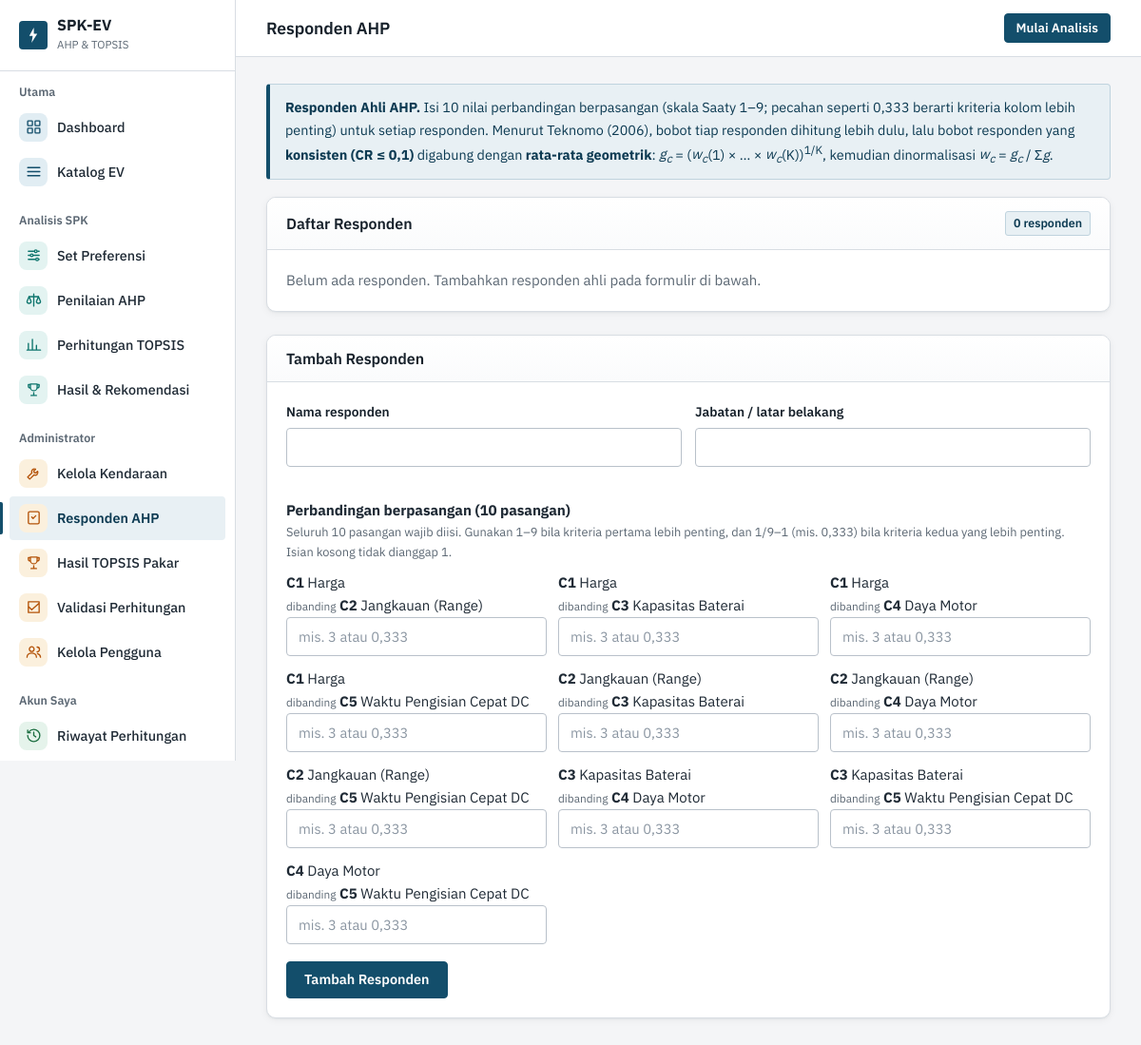
Screenshot of /pages/responden.php (signed in) with the database file from the repository.
### tables this page shows
CREATE TABLE IF NOT EXISTS kriteria (
    id              INT AUTO_INCREMENT PRIMARY KEY,
    kode            VARCHAR(10)  UNIQUE NOT NULL,
    nama            VARCHAR(100) NOT NULL,
    kolom_db        VARCHAR(60)  NOT NULL,
    tipe            ENUM('benefit','cost') NOT NULL DEFAULT 'benefit',
    bobot_default   DECIMAL(6,4) DEFAULT 0.2000,
    satuan          VARCHAR(20),
    deskripsi       TEXT,
    aktif           TINYINT(1) DEFAULT 1
);

### includes/functions.php (called while the page is built, shortened)
<?php
function clean($val) {
    return htmlspecialchars(trim((string)$val), ENT_QUOTES, 'UTF-8');
}
function fetchAll($sql, $params = [], $types = '') {
    $conn = db();
    if (empty($params)) {
        $res = $conn->query($sql);
        return $res ? $res->fetch_all(MYSQLI_ASSOC) : [];
    }
    $stmt = $conn->prepare($sql);
    $stmt->bind_param($types, ...$params);
    $stmt->execute();
    return $stmt->get_result()->fetch_all(MYSQLI_ASSOC);
}
function getKriteria($aktifSaja = true) {
    $where = $aktifSaja ? 'WHERE aktif = 1' : '';
    return fetchAll("SELECT * FROM kriteria $where ORDER BY kode ASC");
}
function bobotPakar() {
    $p = pakarHitung(false);
    if (!$p['K']) return null;
    $kode = $p['kode']; $n = count($kode); $bobot = $p['bobot'];
    $crMaks = 0.0;
    $mat = [];
    return ['K' => $p['K'], 'kode' => $kode, 'geo' => $p['geo'], 'bobot' => $bobot, 'cr_maks' => $crMaks, 'matriks' => $mat,
            'hasil' => ['bobot' => $bobot, 'CR' => $crMaks, 'CI' => null, 'lambda_max' => null]];
}
?>

### includes/pakar.php (called while the page is built, shortened)
<?php
require_once __DIR__ . '/functions.php';
function pakarHitung(bool $denganTopsis = true): array {
    $kr   = getKriteria();
    $kode = array_column($kr, 'kode');
    $out  = ['kode' => $kode, 'tipe' => array_column($kr, 'tipe'), 'responden' => [], 'K' => 0,
             'geo' => null, 'bobot' => null, 'topsis' => null];
    if ($out['K'] === 0) return $out;
    $geo = [];
    $tot = array_sum($geo);
    $out['geo']   = $geo;
    $out['bobot'] = array_map(fn($g) => $g / $tot, $geo);
    return $out;
}

### pages/responden.php (the view, shortened to what this page needs)
<?php
require_once __DIR__ . '/../includes/functions.php';
$kriteria  = getKriteria();
$n         = count($kriteria);
$pasangan = [];
for ($i = 0; $i < $n; $i++) for ($j = $i + 1; $j < $n; $j++) $pasangan[] = [$i, $j];
$errForm = []; $posted = []; $idEdit = 0;
$responden = fetchAll("SELECT * FROM responden_ahp ORDER BY id");
$edit = null;
$pakar = bobotPakar();
include __DIR__ . '/../includes/header.php';
include __DIR__ . '/../includes/navbar.php';
?>
<div class="info-box fade-up">
  <strong>Responden Ahli AHP.</strong>
  Isi 10 nilai perbandingan berpasangan (skala Saaty 1–9; pecahan seperti 0,333 berarti kriteria kolom lebih penting) untuk setiap responden.
  Menurut Teknomo (2006), bobot tiap responden dihitung lebih dulu, lalu bobot responden yang <strong>konsisten (CR ≤ 0,1)</strong>
  digabung dengan <strong>rata-rata geometrik</strong>: <em>g<sub>c</sub></em> = (<em>w<sub>c</sub></em>(1) × … × <em>w<sub>c</sub></em>(K))<sup>1/K</sup>,
  kemudian dinormalisasi <em>w<sub>c</sub></em> = <em>g<sub>c</sub></em> / Σ<em>g</em>.
</div>
<div class="card fade-up mb-4">
  <div class="card-header"><h3>Daftar Responden</h3><span class="badge badge-blue"><?= count($responden) ?> responden</span></div>
  <div class="card-body">
  <?php if ($responden): ?>
    <div class="table-wrap"><table>
      <thead><tr><th>#</th><th>Nama</th><th>Jabatan</th><th>CR</th><th>Status</th><th>Aksi</th></tr></thead>
      <tbody>
      <?php foreach ($responden as $r): ?>
        <tr>
          <td><?= (int)$r['id'] ?></td>
          <td><strong><?= clean($r['nama']) ?></strong></td>
          <td><?= clean($r['jabatan'] ?? '') ?></td>
          <td><?= formatAngka($r['cr'], 4) ?></td>
          <td><?= $r['konsisten'] ? '<span class="badge badge-green">Konsisten · ikut digabung</span>' : '<span class="badge badge-red">Tidak konsisten · dikecualikan</span>' ?></td>
          <td style="white-space:nowrap">
            <a class="btn btn-outline btn-sm" href="?edit=<?= (int)$r['id'] ?>#form">Ubah</a>
            <form method="POST" style="display:inline" onsubmit="return confirm('Hapus responden ini?')">
              <?= csrf_field() ?><input type="hidden" name="aksi" value="hapus"><input type="hidden" name="id" value="<?= (int)$r['id'] ?>">
              <button class="btn btn-outline btn-sm" type="submit">Hapus</button>
            </form>
          </td>
        </tr>
      <?php endforeach; ?>
      </tbody>
    </table></div>
  <?php else: ?>
    <p class="text-muted">Belum ada responden. Tambahkan responden ahli pada formulir di bawah.</p>
  <?php endif; ?>
  </div>
</div>
<div class="card fade-up mb-4" id="form">
  <div class="card-header"><h3><?= $edit ? 'Ubah Responden' : 'Tambah Responden' ?></h3></div>
  <div class="card-body">
    <form method="POST">
      <div class="form-grid" style="display:grid;grid-template-columns:repeat(auto-fit,minmax(240px,1fr));gap:14px">
        <div class="form-group"><label>Nama responden</label>
          <input class="form-control" name="nama" required value="<?= clean($errForm ? ($_POST['nama'] ?? '') : ($edit['nama'] ?? '')) ?>"></div>
        <div class="form-group"><label>Jabatan / latar belakang</label>
          <input class="form-control" name="jabatan" value="<?= clean($errForm ? ($_POST['jabatan'] ?? '') : ($edit['jabatan'] ?? '')) ?>"></div>
      </div>
      <h4 style="margin:18px 0 4px;font-size:.95rem">Perbandingan berpasangan (<?= count($pasangan) ?> pasangan)</h4>
      <p class="text-muted" style="font-size:.8rem;margin-bottom:10px">Seluruh <?= count($pasangan) ?> pasangan wajib diisi. Gunakan 1–9 bila kriteria pertama lebih penting, dan 1/9–1 (mis. 0,333) bila kriteria kedua yang lebih penting. Isian kosong tidak dianggap 1.</p>
      <div style="display:grid;grid-template-columns:repeat(auto-fill,minmax(250px,1fr));gap:12px">
      <?php foreach ($pasangan as $idx => [$i, $j]): ?>
        <div class="resp-pair">
          <label><b><?= clean($kriteria[$i]['kode']) ?></b> <?= clean($kriteria[$i]['nama']) ?><br>
            <span class="text-muted" style="font-size:.74rem">dibanding</span>
            <b><?= clean($kriteria[$j]['kode']) ?></b> <?= clean($kriteria[$j]['nama']) ?></label>
          <input class="form-control<?= ($errForm && ($posted[$idx] ?? '') === '') ? ' is-invalid' : '' ?>" type="text" inputmode="decimal" name="v[<?= $idx ?>]" required
                 placeholder="mis. 3 atau 0,333"
                 value="<?= clean($errForm ? ($posted[$idx] ?? '') : ($edit ? rtrim(rtrim(number_format((float)$edit['nilai'][$idx], 10, ',', ''), '0'), ',') : '')) ?>"
                 <?= ($errForm && ($posted[$idx] ?? '') === '') ? 'style="border-color:#dc2626"' : '' ?>>
        </div>
      <?php endforeach; ?>
      </div>
      <div style="display:flex;gap:10px;margin-top:18px;flex-wrap:wrap">
        <button class="btn btn-primary" type="submit"><?= $edit ? 'Simpan Perubahan' : 'Tambah Responden' ?></button>
      </div>
    </form>
  </div>
</div>
<?php include __DIR__ . '/../includes/footer.php'; ?>

### assets/css/style.css (style rules this page uses)
:root { --primary: #134E6B; --primary-dark: #0C3A52; --primary-light: #E8F0F4; --secondary: #17212B; --accent: #9A5B0B; --danger: #B3261E; --info: #134E6B; --warning: #9A5B0B; --success: #1D6F42; --bg: #F4F5F7; --card: #FFFFFF; --text: #1F2A35; --text-muted: #5B6773; --border: #D8DDE3; --border-strong: #B9C1CA; --sidebar-w: 248px; --radius: 6px; --radius-sm: 4px; --shadow: none; --shadow-md: 0 2px 8px rgba(23,33,43,0.08); --shadow-lg: 0 8px 24px rgba(23,33,43,0.12); --transition: background-color .15s ease, border-color .15s ease, color .15s ease; }
*, *::before, *::after { margin:0; padding:0; box-sizing:border-box; }
html { -webkit-text-size-adjust: 100%; }
body { font-family: 'IBM Plex Sans', 'Segoe UI', system-ui, -apple-system, Arial, sans-serif; background: var(--bg); color: var(--text); line-height: 1.6; font-size: 15px; font-variant-numeric: tabular-nums; -webkit-font-smoothing: antialiased; }
button { cursor: pointer; font-family: inherit; }
h1, h2, h3, h4 { line-height: 1.25; letter-spacing: -0.005em; }
.form-group { margin-bottom: 18px; }
.form-group label { display: block; font-size: .86rem; font-weight: 600; color: var(--secondary); margin-bottom: 6px; }
.form-control { width: 100%; padding: 10px 12px; border: 1px solid var(--border-strong); border-radius: var(--radius-sm); font-size: .92rem; font-family: inherit; color: var(--text); background: #fff; transition: var(--transition); }
.form-control::placeholder { color: #8B96A2; }
.btn { display: inline-flex; align-items: center; justify-content: center; gap: 7px; padding: 9px 18px; border-radius: var(--radius-sm); font-size: .9rem; font-weight: 600; font-family: inherit; line-height: 1.3; border: 1px solid transparent; transition: var(--transition); cursor: pointer; white-space: nowrap; }
.btn-primary { background: var(--primary); color: #fff; border-color: var(--primary); }
.card { background: var(--card); border: 1px solid var(--border); border-radius: var(--radius); overflow: hidden; }
.card-header { padding: 14px 20px; border-bottom: 1px solid var(--border); display: flex; align-items: center; justify-content: space-between; gap: 12px; }
.card-header h3 { font-size: 1rem; font-weight: 600; color: var(--secondary); }
.card-body { padding: 20px; }
.badge { display: inline-flex; align-items: center; padding: 2px 8px; border-radius: 3px; font-size: .78rem; font-weight: 600; white-space: nowrap; border: 1px solid transparent; }
.badge-blue { background: var(--primary-light); color: var(--primary-dark); border-color: #BFD3DE; }
.text-muted { color: var(--text-muted); }
.mb-4 { margin-bottom: 24px; }
.info-box { background: var(--primary-light); border: 1px solid #BFD3DE; border-left: 4px solid var(--primary); border-radius: var(--radius-sm); padding: 12px 16px; font-size: .9rem; color: #0C3A52; margin-bottom: 18px; }
.info-box strong { color: var(--primary-dark); }
.fade-up, .fade-up-d1, .fade-up-d2, .fade-up-d3 { animation: none; }
:root { --teal: #0F766E; --teal-bg: #E3F3F1; --amber: #B45309; --amber-bg: #FBF0DD; --green: #1D6F42; --green-bg: #E5F3EB; --blue: #134E6B; --blue-bg: #E1EDF3; --shadow-card: 0 1px 2px rgba(23,33,43,.05), 0 2px 8px rgba(23,33,43,.05); }
.card, .filter-bar { box-shadow: var(--shadow-card); border-radius: 10px; }
.card-header { background: linear-gradient(#fff, #FAFBFC); }
.card-header h3 { display: flex; align-items: center; gap: 8px; }
.btn { gap: 8px; }

### rows the page displays
kriteria: kode "C1", nama "Harga"
kriteria: kode "C2", nama "Jangkauan (Range)"
kriteria: kode "C3", nama "Kapasitas Baterai"
kriteria: kode "C4", nama "Daya Motor"
kriteria: kode "C5", nama "Waktu Pengisian Cepat DC"

### other values shown
$pageTitle "Responden AHP"
count($responden) "0"
count($pasangan) "10"
